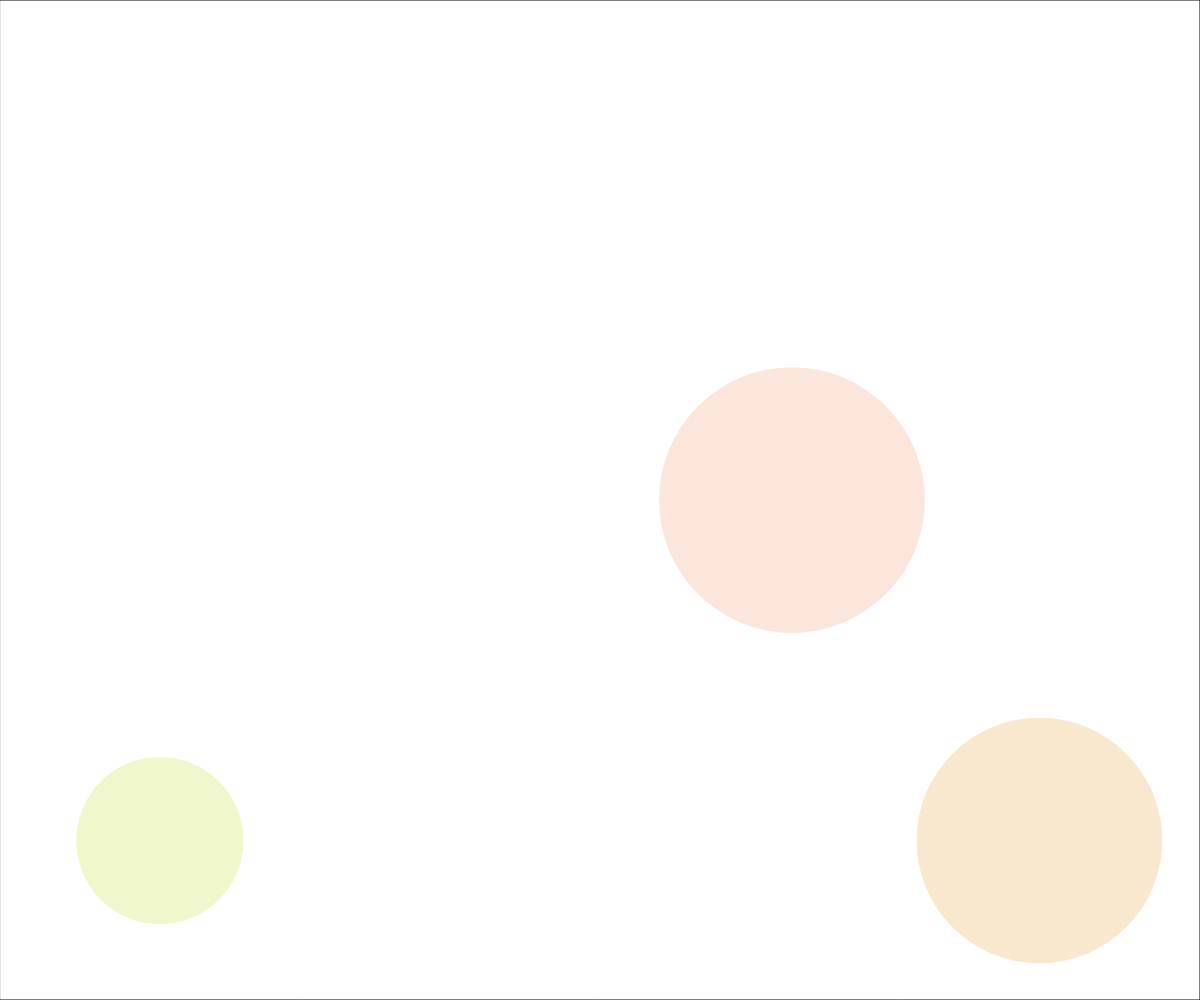
Frame 1 (no input)
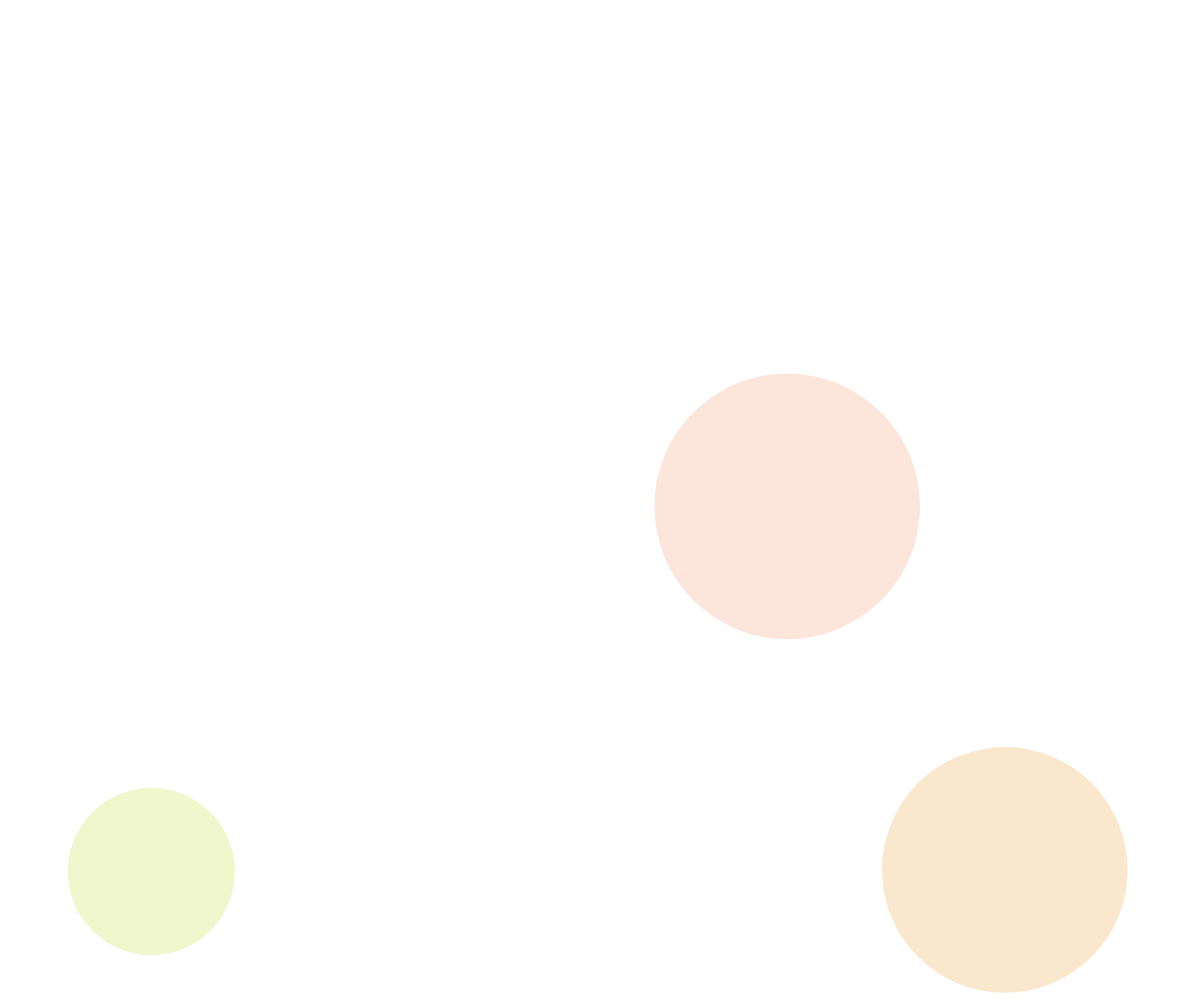
Frame 60 (no input)
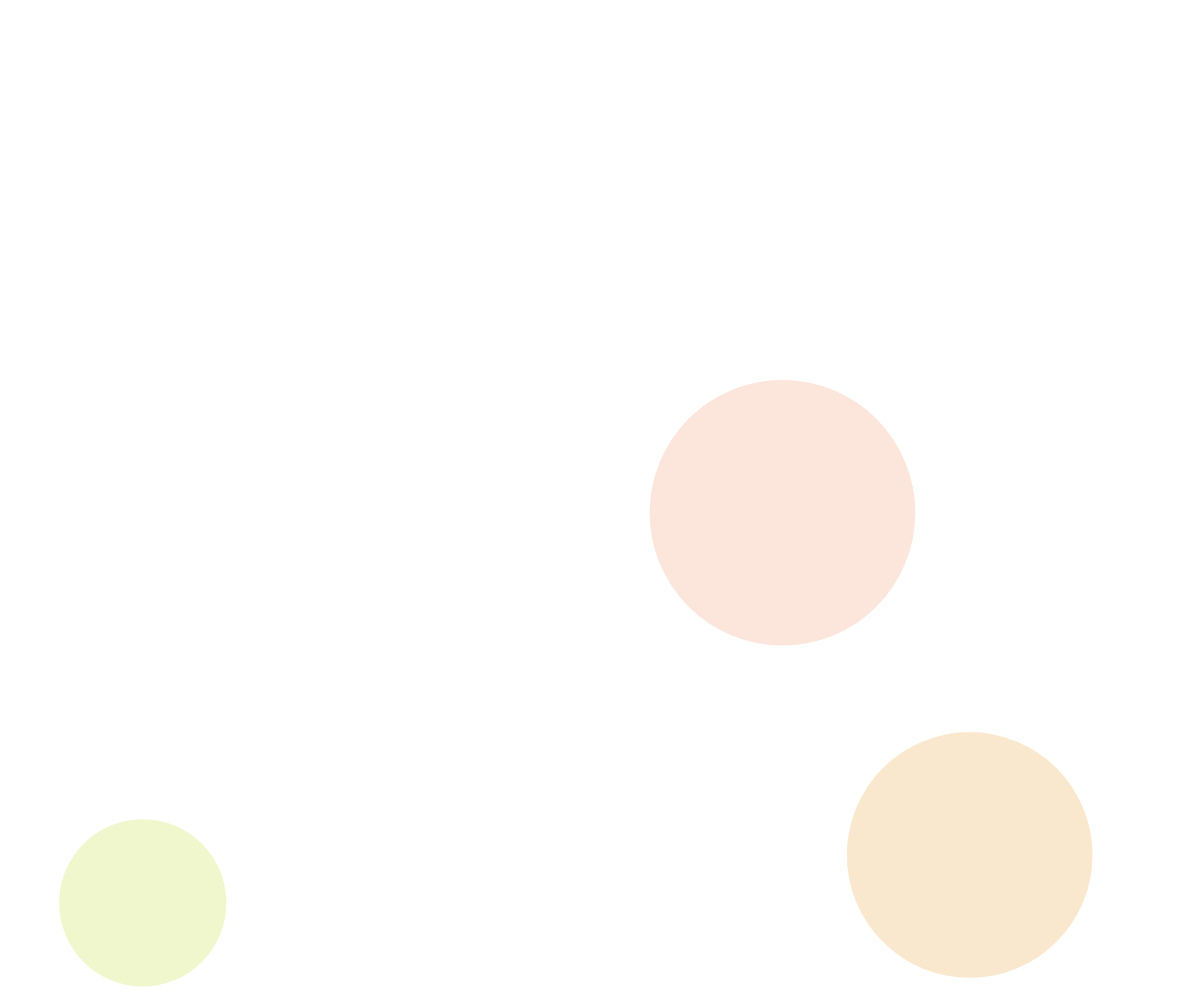
Frame 120 (the mouse pressed at the canvas centre since frame 60)

The p5.js sketch that drew these frames (run headless with seeded random() and noise() and a simulated clock; from frame 60 on, the mouse is pressed at the canvas centre):

// p5.js sketch
// ── sketch.js
let balls = [];
let collideables = [];

class Ball {
  constructor(x, y, r, xspeed, yspeed) {
    this.x = x;
    this.y = y;
    this.r = r;
    this.xspeed = xspeed;
    this.yspeed = yspeed;

    this.fillh = random(100);
    this.fills = random(8, 100);
    this.filll = random(88, 93);
  }
  show() {
    noStroke();
    fill(this.fillh, this.fills, this.filll, 150);
    ellipse(this.x, this.y, this.r * 2);
  }
  move() {
    this.x = this.x + this.xspeed;
    this.y = this.y + this.yspeed;
  }
  bounce() {
    if (this.x > width - this.r || this.x < 0 + this.r) {
      this.xspeed *= -1;
      // this.fillh = random(360);
      // this.fills = random(8, 100);
      // this.filll = random(88, 93);
    }
    if (this.y > height - this.r || this.y < 25 + this.r) {
      this.yspeed *= -1;
      // this.fillh = random(360);
      // this.fills = random(8, 100);
      // this.filll = random(88, 93);
    }
  }

  intersects(other) {
    let d = dist(this.x, this.y, other.x, other.y);
    return d < this.r + other.r;
  }
}

class Collideable {
  constructor(element) {
    this.element = element;
    const size = element.getBoundingClientRect();
    this.r = size.width / 2;
    this.x = size.left + this.r;
    this.y = size.top + this.r;
  }
  getSize() {
    return {
      x: this.x,
      y: this.y,
      r: this.r,
    };
  }
}

const forEach = function (array, callback, scope) {
  for (var i = 0; i < array.length; i++) {
    callback.call(scope, i, array[i]);
  }
};

function setup() {
  createCanvas(window.innerWidth, window.innerHeight);
  colorMode(HSL);

  const ball1 = new Ball(
    window.innerWidth - 160,
    window.innerHeight - 160,
    random(80, 140),
    random(-1, 1),
    random(-1, 1)
  );
  const ball2 = new Ball(160, 160, random(80, 140), random(-1, 1), random(-1, 1));
  const ball3 = new Ball(
    160,
    window.innerHeight - 160,
    random(80, 140),
    random(-1, 1),
    random(-1, 1)
  );
  const ball4 = new Ball(
    window.innerWidth - 160,
    160,
    random(80, 140),
    random(-1, 1),
    random(-1, 1)
  );
  const ball5 = new Ball(
    window.innerWidth * 0.66,
    window.innerHeight / 2,
    random(80, 140),
    random(-1, 1),
    random(-1, 1)
  );
  let foundCollideables = document.querySelectorAll('[data-is-collideable]');

  balls.push(
    ball1,
    // ball2,
    ball3,
    // ball4,
    ball5
  );

  forEach(foundCollideables, function (index, value) {
    const collideable = new Collideable(value);
    collideables.push(collideable.getSize());
  });
}

const collide = (other) => {
  other.xspeed *= -1;
  other.yspeed *= -1;
};

function draw() {
  clear();
  noFill();
  rect(width - width, height - height, width, height);

  for (ball of balls) {
    ball.move();
    ball.bounce();
    ball.show();
    for (other of balls) {
      if (ball !== other && ball.intersects(other)) {
        collide(other);
      }
    }

    collideables.forEach((collideable) => {
      if (ball.intersects(collideable)) {
        collide(ball);
      }
    });
  }
}
